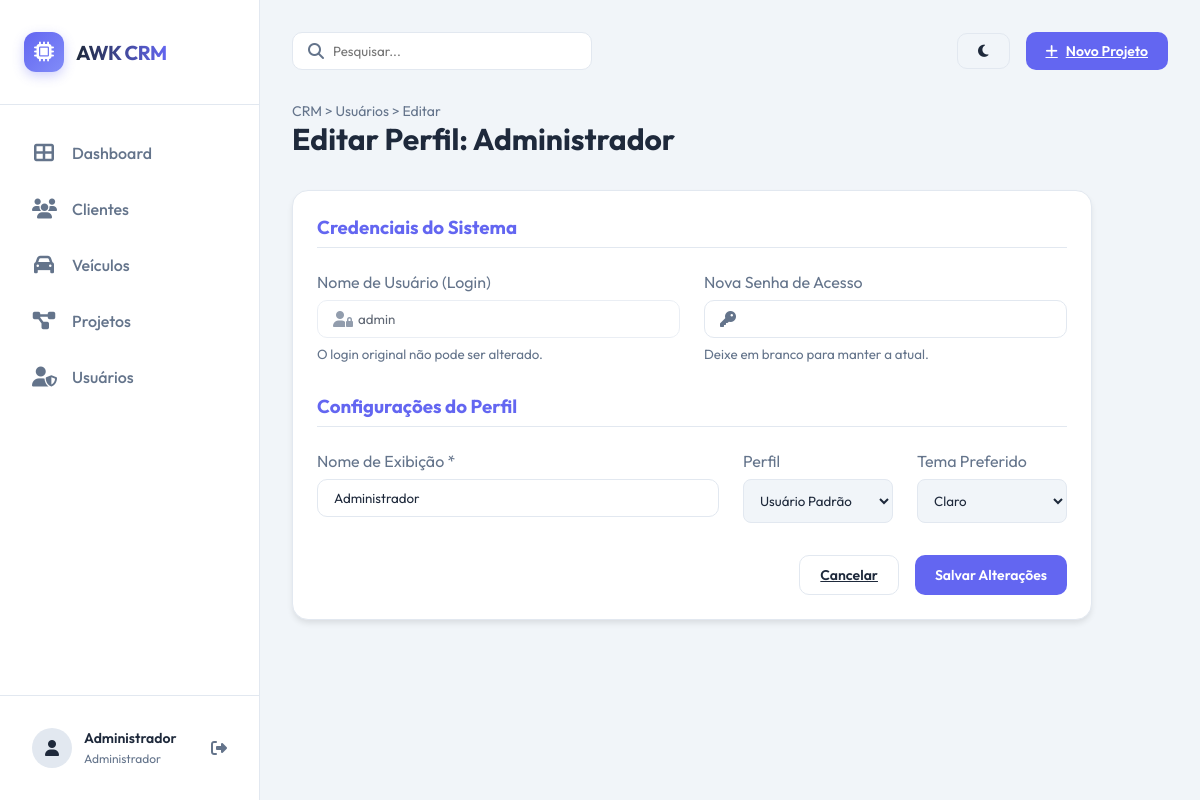
The app's page /usuarios/editar/1 (signed in) with its own data.
### tables this page shows
CREATE TABLE `usuarios` (
  `id` INT UNSIGNED NOT NULL AUTO_INCREMENT,
  `nome_usuario` VARCHAR(50) NOT NULL UNIQUE,
  `senha_hash` VARCHAR(255) NOT NULL,
  `nome_exibicao` VARCHAR(100) NOT NULL,
  `perfil` ENUM('administrador', 'usuario') NOT NULL DEFAULT 'usuario',
  `tema_preferido` ENUM('claro', 'escuro') NOT NULL DEFAULT 'claro',
  `criado_em` TIMESTAMP NOT NULL DEFAULT CURRENT_TIMESTAMP,
  `atualizado_em` TIMESTAMP NOT NULL DEFAULT CURRENT_TIMESTAMP ON UPDATE CURRENT_TIMESTAMP,
  PRIMARY KEY (`id`)
);

### controllers/UsuarioController.php (called while the page is built, shortened)
<?php
class UsuarioController {
    private $usuarioModel;
    public function __construct() {
        $this->usuarioModel = new Usuario();
    }
    public function editar($id = null) {
        $usuario = $this->usuarioModel->findById($id);
        $data = ['usuario' => $usuario];
        loadView('usuarios/editar', $data);
    }
}

### config/database.php (called while the page is built, shortened)
<?php
class Database {
    private static $instance = null;
    private $connection;
    private $host = 'localhost';
    private $dbname = 'u784428213_base';
    private $username = 'u784428213_rehz';
    private $password = 'H/b9WzMpG';
    private $charset = 'utf8mb4';
    private function __construct() {
        try {
            $dsn = "mysql:host={$this->host};dbname={$this->dbname};charset={$this->charset}";
            $options = [
                PDO::ATTR_ERRMODE            => PDO::ERRMODE_EXCEPTION,
                PDO::ATTR_DEFAULT_FETCH_MODE => PDO::FETCH_ASSOC,
                PDO::ATTR_EMULATE_PREPARES   => false,
                PDO::MYSQL_ATTR_INIT_COMMAND => "SET NAMES utf8mb4 COLLATE utf8mb4_unicode_ci"
            ];
            $this->connection = new PDO($dsn, $this->username, $this->password, $options);
        } catch (PDOException $e) {
            die("Erro de conexão com o banco de dados: " . $e->getMessage());
        }
    }
    public static function getInstance() {
        if (self::$instance === null) {
            self::$instance = new Database();
        }
        return self::$instance;
    }
    public function query($sql, $params = []) {
        try {
            $stmt = $this->connection->prepare($sql);
            $stmt->execute($params);
            return $stmt;
        } catch (PDOException $e) {
            die("Erro na query: " . $e->getMessage() . "<br>SQL: " . $sql);
        }
    }
    public function fetchRow($sql, $params = []) {
        $stmt = $this->query($sql, $params);
        return $stmt->fetch();
    }
}

### models/Usuario.php (called while the page is built, shortened)
<?php
class Usuario {
    private $db;
    public function __construct() {
        $this->db = Database::getInstance();
    }
    public function findById($id) {
        $sql = "SELECT * FROM usuarios WHERE id = ?";
        return $this->db->fetchRow($sql, [$id]);
    }
}

### views/usuarios/editar.php (the view, shortened to what this page needs)
<?php include ROOT_PATH . '/views/layout/header.php'; ?>
<div class="page-title">
    <div class="breadcrumb">CRM > Usuários > Editar</div>
    <h1>Editar Perfil: <?php echo htmlspecialchars($usuario['nome_exibicao']); ?></h1>
</div>
<div class="card" style="margin-top: 2rem; max-width: 800px;">
    <form action="<?php echo BASE_URL; ?>/usuarios/editar/<?php echo $usuario['id']; ?>" method="POST">
        <h3 style="margin-bottom: 1.5rem; color: var(--primary); border-bottom: 1px solid var(--border); padding-bottom: 0.5rem;">Credenciais do Sistema</h3>
        <div style="display: grid; grid-template-columns: 1fr 1fr; gap: 1.5rem; margin-bottom: 1.5rem;">
            <div>
                <label style="display: block; margin-bottom: 0.5rem; color: var(--text-muted);">Nome de Usuário (Login)</label>
                <div class="search-box" style="width: 100%; opacity: 0.7;">
                    <i class="fas fa-user-lock" style="margin-right: 0.5rem;"></i>
                    <input type="text" value="<?php echo htmlspecialchars($usuario['nome_usuario']); ?>" readonly disabled>
                </div>
                <small style="color: var(--text-muted); display: block; margin-top: 0.5rem;">O login original não pode ser alterado.</small>
            </div>
            <div>
                <label style="display: block; margin-bottom: 0.5rem; color: var(--text-muted);">Nova Senha de Acesso</label>
                <div class="search-box" style="width: 100%;">
                    <i class="fas fa-key" style="margin-right: 0.5rem;"></i>
                    <input type="password" name="senha" minlength="6" autocomplete="new-password">
                </div>
                <small style="color: var(--text-muted); display: block; margin-top: 0.5rem;">Deixe em branco para manter a atual.</small>
            </div>
        </div>
        <h3 style="margin-bottom: 1.5rem; color: var(--primary); border-bottom: 1px solid var(--border); padding-bottom: 0.5rem; margin-top: 2rem;">Configurações do Perfil</h3>
        <div style="display: grid; grid-template-columns: 1fr 150px 150px; gap: 1.5rem; margin-bottom: 2rem;">
            <div>
                <label style="display: block; margin-bottom: 0.5rem; color: var(--text-muted);">Nome de Exibição *</label>
                <div class="search-box" style="width: 100%;">
                    <input type="text" name="nome_exibicao" value="<?php echo htmlspecialchars($usuario['nome_exibicao'] ?? ''); ?>" required style="padding-left: 1rem;">
                </div>
            </div>
            <div>
                <label style="display: block; margin-bottom: 0.5rem; color: var(--text-muted);">Perfil</label>
                <select name="perfil" style="width: 100%; padding: 0.75rem; border-radius: 8px; border: 1px solid var(--border); background: var(--bg-main); color: var(--text-main);">
                    <option value="usuario" <?php echo ($usuario['perfil'] ?? '') == 'usuario' ? 'selected' : ''; ?>>Usuário Padrão</option>
                </select>
            </div>
            <div>
                <label style="display: block; margin-bottom: 0.5rem; color: var(--text-muted);">Tema Preferido</label>
                <select name="tema_preferido" style="width: 100%; padding: 0.75rem; border-radius: 8px; border: 1px solid var(--border); background: var(--bg-main); color: var(--text-main);">
                    <option value="claro" <?php echo ($usuario['tema_preferido'] ?? '') == 'claro' ? 'selected' : ''; ?>>Claro</option>
                </select>
            </div>
        </div>
        <div style="display: flex; justify-content: flex-end; gap: 1rem;">
            <a href="<?php echo BASE_URL; ?>/usuarios" class="btn btn-outline">Cancelar</a>
            <button type="submit" class="btn btn-primary">Salvar Alterações</button>
        </div>
    </form>
</div>
<?php include ROOT_PATH . '/views/layout/footer.php'; ?>

### views/layout/header.php (style rules this page uses)
:root { --primary: #6366f1; --primary-hover: #4f46e5; --secondary: #64748b; --accent: #f59e0b; --success: #10b981; --danger: #ef4444; --warning: #f59e0b; --info: #3b82f6; --bg-main: #0f172a; --bg-sidebar: #1e293b; --bg-card: #1e293b; --text-main: #f8fafc; --text-muted: #94a3b8; --border: #334155; --input-bg: #0f172a; --sidebar-width: 260px; --transition: all 0.3s cubic-bezier(0.4, 0, 0.2, 1); }
[data-theme="claro"] { --bg-main: #f1f5f9; --bg-sidebar: #ffffff; --bg-card: #ffffff; --text-main: #1e293b; --text-muted: #64748b; --border: #e2e8f0; --input-bg: #f8fafc; }
* { margin: 0; padding: 0; box-sizing: border-box; font-family: 'Outfit', sans-serif; }
body { background-color: var(--bg-main); color: var(--text-main); min-height: 100vh; display: flex; transition: var(--transition); }
.page-title h1 { font-size: 1.875rem; font-weight: 700; margin-bottom: 0.25rem; }
.breadcrumb { font-size: 0.875rem; color: var(--text-muted); }
.btn { padding: 0.625rem 1.25rem; border-radius: 10px; font-weight: 600; cursor: pointer; transition: var(--transition); display: inline-flex; align-items: center; gap: 0.5rem; border: none; font-size: 0.875rem; }
.btn-primary { background-color: var(--primary); color: white; }
.btn-outline { background-color: transparent; border: 1px solid var(--border); color: var(--text-main); }
.search-box { position: relative; width: 300px; }
.search-box input { width: 100%; padding: 0.625rem 1rem 0.625rem 2.5rem; background-color: var(--bg-card); border: 1px solid var(--border); border-radius: 10px; color: var(--text-main); outline: none; }
.search-box i { position: absolute; left: 1rem; top: 50%; transform: translateY(-50%); color: var(--text-muted); }
.card { background-color: var(--bg-card); border: 1px solid var(--border); border-radius: 16px; padding: 1.5rem; box-shadow: 0 4px 6px -1px rgba(0, 0, 0, 0.1); }

### records on screen
usuarios: nome_exibicao "Administrador", nome_usuario "admin", tema_preferido "Claro"

### other values on screen
$_SESSION['usuario_nome'] "Administrador"
$_SESSION['usuario_perfil'] "Administrador"
